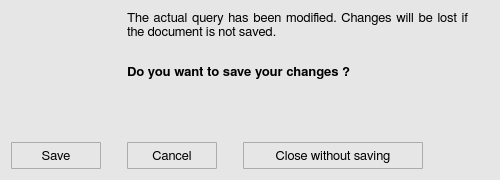
<?xml version="1.0" encoding="UTF-8"?>
<ui version="4.0">
 <class>presaveWindow</class>
 <widget class="QWidget" name="presaveWindow">
  <property name="geometry">
   <rect>
    <x>0</x>
    <y>0</y>
    <width>500</width>
    <height>180</height>
   </rect>
  </property>
  <property name="minimumSize">
   <size>
    <width>500</width>
    <height>180</height>
   </size>
  </property>
  <property name="maximumSize">
   <size>
    <width>500</width>
    <height>16777215</height>
   </size>
  </property>
  <property name="font">
   <font>
    <family>FreeSans</family>
    <pointsize>10</pointsize>
    <weight>50</weight>
    <bold>false</bold>
    <stylestrategy>PreferAntialias</stylestrategy>
    <kerning>true</kerning>
   </font>
  </property>
  <property name="windowTitle">
   <string>CMEMS Data Downloader</string>
  </property>
  <property name="windowIcon">
   <iconset>
    <normaloff>icons/warning_popup_icon.svg</normaloff>icons/warning_popup_icon.svg</iconset>
  </property>
  <property name="styleSheet">
   <string notr="true">QWidget {
	background-color: rgb(230,230,230);
}</string>
  </property>
  <layout class="QGridLayout" name="gridLayout">
   <item row="0" column="0">
    <layout class="QVBoxLayout" name="verticalLayout_2">
     <item>
      <layout class="QHBoxLayout" name="horizontalLayout">
       <item>
        <layout class="QVBoxLayout" name="verticalLayout">
         <item>
          <widget class="QLabel" name="label_2">
           <property name="minimumSize">
            <size>
             <width>50</width>
             <height>50</height>
            </size>
           </property>
           <property name="maximumSize">
            <size>
             <width>50</width>
             <height>50</height>
            </size>
           </property>
           <property name="text">
            <string/>
           </property>
           <property name="pixmap">
            <pixmap>icons/warning_popup_icon.svg</pixmap>
           </property>
           <property name="scaledContents">
            <bool>true</bool>
           </property>
          </widget>
         </item>
         <item>
          <spacer name="verticalSpacer">
           <property name="orientation">
            <enum>Qt::Vertical</enum>
           </property>
           <property name="sizeHint" stdset="0">
            <size>
             <width>20</width>
             <height>40</height>
            </size>
           </property>
          </spacer>
         </item>
        </layout>
       </item>
       <item>
        <spacer name="horizontalSpacer">
         <property name="orientation">
          <enum>Qt::Horizontal</enum>
         </property>
         <property name="sizeType">
          <enum>QSizePolicy::Fixed</enum>
         </property>
         <property name="sizeHint" stdset="0">
          <size>
           <width>20</width>
           <height>20</height>
          </size>
         </property>
        </spacer>
       </item>
       <item>
        <widget class="QLabel" name="label_1">
         <property name="minimumSize">
          <size>
           <width>341</width>
           <height>120</height>
          </size>
         </property>
         <property name="maximumSize">
          <size>
           <width>341</width>
           <height>16777215</height>
          </size>
         </property>
         <property name="font">
          <font>
           <family>FreeSans</family>
           <pointsize>10</pointsize>
           <weight>50</weight>
           <bold>false</bold>
           <stylestrategy>PreferAntialias</stylestrategy>
           <kerning>true</kerning>
          </font>
         </property>
         <property name="frameShape">
          <enum>QFrame::NoFrame</enum>
         </property>
         <property name="frameShadow">
          <enum>QFrame::Plain</enum>
         </property>
         <property name="lineWidth">
          <number>0</number>
         </property>
         <property name="midLineWidth">
          <number>0</number>
         </property>
         <property name="text">
          <string>&lt;html&gt;&lt;head/&gt;&lt;body&gt;&lt;p align=&quot;justify&quot;&gt;The actual query has been modified. Changes will be lost if the document is not saved.&lt;br/&gt;&lt;/p&gt;&lt;p&gt;&lt;span style=&quot; font-weight:600;&quot;&gt;Do you want to save your changes ?&lt;/span&gt;&lt;/p&gt;&lt;/body&gt;&lt;/html&gt;</string>
         </property>
         <property name="textFormat">
          <enum>Qt::AutoText</enum>
         </property>
         <property name="alignment">
          <set>Qt::AlignJustify|Qt::AlignTop</set>
         </property>
         <property name="wordWrap">
          <bool>true</bool>
         </property>
        </widget>
       </item>
      </layout>
     </item>
     <item>
      <spacer name="verticalSpacer_2">
       <property name="orientation">
        <enum>Qt::Vertical</enum>
       </property>
       <property name="sizeHint" stdset="0">
        <size>
         <width>20</width>
         <height>13</height>
        </size>
       </property>
      </spacer>
     </item>
     <item>
      <layout class="QHBoxLayout" name="horizontalLayout_2">
       <item>
        <widget class="QToolButton" name="save_button">
         <property name="minimumSize">
          <size>
           <width>90</width>
           <height>27</height>
          </size>
         </property>
         <property name="maximumSize">
          <size>
           <width>90</width>
           <height>27</height>
          </size>
         </property>
         <property name="font">
          <font>
           <family>FreeSans</family>
           <pointsize>10</pointsize>
           <weight>50</weight>
           <bold>false</bold>
           <stylestrategy>PreferDefault</stylestrategy>
           <kerning>true</kerning>
          </font>
         </property>
         <property name="styleSheet">
          <string notr="true">QToolButton {
	border: 1px solid #acacac;
	border-radius: 1px;
	background-color: qlineargradient(x1:0, y1:0, x2:0, y2:1,
									stop:0 #f0f0f0, stop:1 #e5e5e5);
}

QToolButton:hover {
	border: 1px solid #7eb4ea;
	border-radius: 1px;
	background-color: qlineargradient(x1:0, y1:0, x2:0, y2:1,
									stop:0 #ecf4fc, stop:1 #dcecfc);
}

QToolButton:pressed {
	border: 1px solid #579de5;
	border-radius: 1px;
	background-color: qlineargradient(x1:0, y1:0, x2:0, y2:1,
									stop:0 #daecfc, stop:1 #c4e0fc);
}</string>
         </property>
         <property name="text">
          <string>Save</string>
         </property>
         <property name="iconSize">
          <size>
           <width>25</width>
           <height>25</height>
          </size>
         </property>
        </widget>
       </item>
       <item>
        <spacer name="horizontalSpacer_3">
         <property name="orientation">
          <enum>Qt::Horizontal</enum>
         </property>
         <property name="sizeType">
          <enum>QSizePolicy::Fixed</enum>
         </property>
         <property name="sizeHint" stdset="0">
          <size>
           <width>20</width>
           <height>20</height>
          </size>
         </property>
        </spacer>
       </item>
       <item>
        <widget class="QToolButton" name="cancel_button">
         <property name="minimumSize">
          <size>
           <width>90</width>
           <height>27</height>
          </size>
         </property>
         <property name="maximumSize">
          <size>
           <width>90</width>
           <height>27</height>
          </size>
         </property>
         <property name="font">
          <font>
           <family>FreeSans</family>
           <pointsize>10</pointsize>
           <weight>50</weight>
           <bold>false</bold>
           <stylestrategy>PreferDefault</stylestrategy>
           <kerning>true</kerning>
          </font>
         </property>
         <property name="styleSheet">
          <string notr="true">QToolButton {
	border: 1px solid #acacac;
	border-radius: 1px;
	background-color: qlineargradient(x1:0, y1:0, x2:0, y2:1,
									stop:0 #f0f0f0, stop:1 #e5e5e5);
}

QToolButton:hover {
	border: 1px solid #7eb4ea;
	border-radius: 1px;
	background-color: qlineargradient(x1:0, y1:0, x2:0, y2:1,
									stop:0 #ecf4fc, stop:1 #dcecfc);
}

QToolButton:pressed {
	border: 1px solid #579de5;
	border-radius: 1px;
	background-color: qlineargradient(x1:0, y1:0, x2:0, y2:1,
									stop:0 #daecfc, stop:1 #c4e0fc);
}</string>
         </property>
         <property name="text">
          <string>Cancel</string>
         </property>
         <property name="iconSize">
          <size>
           <width>25</width>
           <height>25</height>
          </size>
         </property>
        </widget>
       </item>
       <item>
        <spacer name="horizontalSpacer_4">
         <property name="orientation">
          <enum>Qt::Horizontal</enum>
         </property>
         <property name="sizeType">
          <enum>QSizePolicy::Fixed</enum>
         </property>
         <property name="sizeHint" stdset="0">
          <size>
           <width>20</width>
           <height>20</height>
          </size>
         </property>
        </spacer>
       </item>
       <item>
        <widget class="QToolButton" name="nosave_button">
         <property name="minimumSize">
          <size>
           <width>180</width>
           <height>27</height>
          </size>
         </property>
         <property name="maximumSize">
          <size>
           <width>180</width>
           <height>27</height>
          </size>
         </property>
         <property name="font">
          <font>
           <family>FreeSans</family>
           <pointsize>10</pointsize>
           <weight>50</weight>
           <bold>false</bold>
           <stylestrategy>PreferDefault</stylestrategy>
           <kerning>true</kerning>
          </font>
         </property>
         <property name="styleSheet">
          <string notr="true">QToolButton {
	border: 1px solid #acacac;
	border-radius: 1px;
	background-color: qlineargradient(x1:0, y1:0, x2:0, y2:1,
									stop:0 #f0f0f0, stop:1 #e5e5e5);
}

QToolButton:hover {
	border: 1px solid #7eb4ea;
	border-radius: 1px;
	background-color: qlineargradient(x1:0, y1:0, x2:0, y2:1,
									stop:0 #ecf4fc, stop:1 #dcecfc);
}

QToolButton:pressed {
	border: 1px solid #579de5;
	border-radius: 1px;
	background-color: qlineargradient(x1:0, y1:0, x2:0, y2:1,
									stop:0 #daecfc, stop:1 #c4e0fc);
}</string>
         </property>
         <property name="text">
          <string>Close without saving</string>
         </property>
         <property name="iconSize">
          <size>
           <width>25</width>
           <height>25</height>
          </size>
         </property>
        </widget>
       </item>
       <item>
        <spacer name="horizontalSpacer_2">
         <property name="orientation">
          <enum>Qt::Horizontal</enum>
         </property>
         <property name="sizeType">
          <enum>QSizePolicy::Expanding</enum>
         </property>
         <property name="sizeHint" stdset="0">
          <size>
           <width>20</width>
           <height>20</height>
          </size>
         </property>
        </spacer>
       </item>
      </layout>
     </item>
    </layout>
   </item>
  </layout>
 </widget>
 <resources/>
 <connections/>
</ui>
